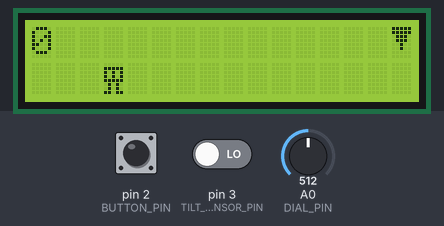
Recording of a sketch running on a simulated Arduino Uno, built with avr-gcc and run on an emulated ATmega328P. Shown: 16×2 character LCD. The test bench sets the inputs (shaded band); at power-on: pin 2 (BUTTON_PIN) HIGH, pin 3 (TILT_SENSOR_PIN) LOW, A0 (DIAL_PIN) = 512. Random numbers use the default seed unless the sketch sets one.

Above: at 1.2 s.
1.3 s: pin 2 (BUTTON_PIN) pulled LOW for 0.6 s
At 1.9 s:
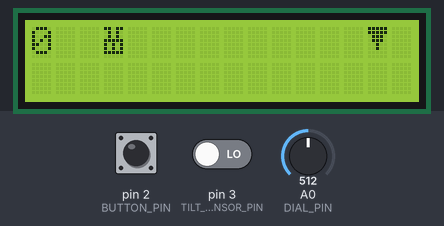
3.5 s: pin 3 (TILT_SENSOR_PIN) driven HIGH
At 3.9 s:
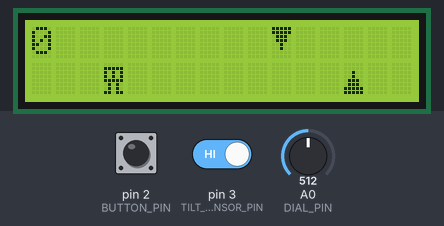
6.5 s: pin 2 (BUTTON_PIN) pulled LOW for 1 s
At 8.8 s:
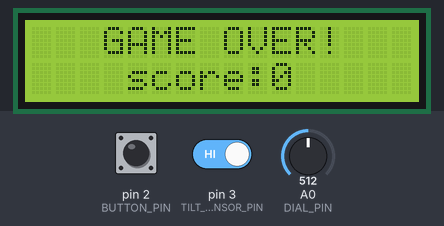
Timing chart, 0 to 10.3 s (numbered marks = the images above; inputs shaded):
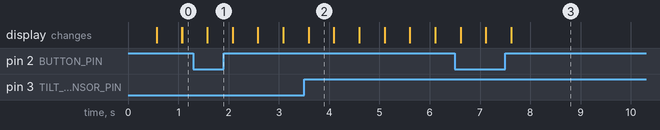

The sketch:

ArduinoGame.ino
```cpp
#include <LiquidCrystal.h>

LiquidCrystal lcd(4, 5, 6, 7, 8, 9); // initialise the LCD display with the pins it is connected to

const int DIAL_PIN = A0; // analog pin the dial is connected to
const int MAX_DIAL_VALUE = 1023;

// for 4 difficulties, calculate the boundary of the dial output at which the difficulty changes
const int DIFFICULTY_BOUNDARY = (MAX_DIAL_VALUE - 3) / 4;

const int BUTTON_PIN = 2;
const int TILT_SENSOR_PIN = 3;

const int MAX_SCORE = 99; // score required to win the game

const int MAX_QUEUE_LENGTH = 13;
const int STARTING_COLUMN = 16; // the value of LCD column that all new spikes are given when created

int delayTime; // controls the speed at which the game runs

// variables used to calculate the time an interrupt function is run for, used to debounce the button and tilt sensor
int timeInButtonInterrupt;
int prevTimeInButtonInterrupt;

int timeInTiltSensorInterrupt;
int prevTimeInTiltSensorInterrupt;

// struct used to store the location of the player and the players score
struct player {
    int row;
    int column;
    int score;
};

// struct used to store the location of a spike
struct spike {
    int row;
    int column;
};

struct player player;

// initialise an array of spikes to act as a queue for the spikes in the game
struct spike spikeQueue[MAX_QUEUE_LENGTH];

// for the queue
int front = -1;
int rear = -1;

// custom characters for the players and spikes that can be interpreted and printed by the LCD
byte bottomPlayer[8] = {
    B00000,
    B11111,
    B10101,
    B10101,
    B11111,
    B01010,
    B01010,
    B11011
};

byte topPlayer[8] = {
    B11011,
    B01010,
    B01010,
    B11111,
    B10101,
    B10101,
    B11111,
    B00000
};

byte topSpike[8] = {
    B11111,
    B11111,
    B01110,
    B01110,
    B00100,
    B00100,
    B00000,
    B00000
};

byte bottomSpike[8] = {
    B00000,
    B00000,
    B00100,
    B00100,
    B01110,
    B01110,
    B11111,
    B11111
};

void setup() {
    lcd.begin(16, 2); // specifies the LCD to have 16 columns and 2 rows

    // using analogRead on an unconnected pin allows for the random function to differ each time the program runs
    randomSeed(analogRead(1));

    // create the characters so that they can be displayed by the LCD
    lcd.createChar(0, topPlayer);
    lcd.createChar(1, bottomPlayer);
    lcd.createChar(2, topSpike);
    lcd.createChar(3, bottomSpike);

    attachInterrupt(digitalPinToInterrupt(BUTTON_PIN), buttonFunction, FALLING);
    attachInterrupt(digitalPinToInterrupt(TILT_SENSOR_PIN), tiltSensorFunction, CHANGE);

    timeInButtonInterrupt = 0;
    prevTimeInButtonInterrupt = 0;

    timeInTiltSensorInterrupt = 0;
    prevTimeInTiltSensorInterrupt = 0;

    player.column = 3;
    player.row = 1;
    player.score = 0;
}

void loop() {
    if(checkGameEnd(spikeQueue[front])) {
        gameOver();
    } else if(player.score == MAX_SCORE) {
        gameWon();
    } else {
        setDifficulty();

        // print the players score in the top left of the display
        lcd.setCursor(0, 0);
        lcd.print(player.score);

        // draw the player
        lcd.setCursor(player.column, player.row);
        lcd.write(byte(player.row));

        // generate a new spike every other two columns,
        // if a gap of two columns is not present, do not generate a spike
        if(spikeQueue[rear - 1].row == -1 && spikeQueue[rear].row == -1) {
            struct spike newSpike;
            newSpike.column = STARTING_COLUMN;
            newSpike.row = random(2); // the row of the spike is randomized
            enqueue(newSpike);
        } else {
            struct spike newSpike;
            newSpike.column = STARTING_COLUMN;
            newSpike.row = -1;
            enqueue(newSpike);
        }

        for(int i = 0; i < MAX_QUEUE_LENGTH; i++) {
                if(spikeQueue[i].column >= player.column) {
                // move the spike one column towards the player as long as the spike is not beyond the player
                spikeQueue[i].column--;

                // draw the spike with the correct orientation
                if(spikeQueue[i].row == 0) {
                    lcd.setCursor(spikeQueue[i].column, spikeQueue[i].row);
                    lcd.write(byte(2));
                } else if (spikeQueue[i].row == 1) {
                    lcd.setCursor(spikeQueue[i].column, spikeQueue[i].row);
                    lcd.write(byte(3));
                }
            }
        }

        // if the player has successfully avoided the spike at the front of the queue, increase their score
        if(checkPointScored(spikeQueue[front])) {
            player.score++;
        }

        delay(delayTime);

        lcd.clear();
    }
}

void buttonFunction() {
    timeInButtonInterrupt = millis();

    // caluclate the time the interrupt function has run for and check if it is slower than 250ms
    // if this time is not slower, then consider this a bounce and ignore
    if(timeInButtonInterrupt - prevTimeInButtonInterrupt >= 250) {
        // if  the game has not ended, switch the players row to 0 if they are not already on that row
        if(!(checkGameEnd(spikeQueue[front]) || (player.score == MAX_SCORE))) {
            if(player.row != 0) {
                player.row = 0;
            }
        }

        prevTimeInButtonInterrupt = timeInButtonInterrupt;
    }
}

void tiltSensorFunction() {
    timeInTiltSensorInterrupt = millis();

    // caluclate the time the interrupt function has run for and check if it is slower than 250ms
    // if this time is not slower, then consider this a bounce and ignore
    if(timeInTiltSensorInterrupt - prevTimeInTiltSensorInterrupt >= 250) {
        // if the game has not ended, switch the players row to 1 if they are not already on that row
        if(!(checkGameEnd(spikeQueue[front]) || (player.score == MAX_SCORE))) {
            if(player.row != 1) {
                player.row = 1;
            }
        }

        prevTimeInTiltSensorInterrupt = timeInTiltSensorInterrupt;
    }
}

// retuns true if the queue is not empty and the player has collided with the spike passed as an argument
bool checkGameEnd(struct spike leadingSpike) {
    return (!queueEmpty()) && (leadingSpike.column <= player.column && leadingSpike.row == player.row);
}

// returns true if the queue is not empty and the player has avoided the spike passed as an argument
bool checkPointScored(struct spike leadingSpike) {
    return (!queueEmpty())
        && (leadingSpike.column <= player.column && (leadingSpike.row != player.row && leadingSpike.row != -1));
}

// prints the game over message and the players final score on the LCD
void gameOver() {
    lcd.setCursor(3, 0);
    lcd.print("GAME OVER!");

    lcd.setCursor(4, 1);
    lcd.print("score:");
    lcd.print(player.score);
}

// prints the game won message on the LCD
void gameWon() {
    lcd.setCursor(4, 0);
    lcd.print("YOU WIN!");

    lcd.setCursor(4, 1);
    lcd.print("score:");
    lcd.print(player.score);
}

// uses the value from the potentiometer to change the value of the delayTime variable based on
// the calculated difficulty boundaries
void setDifficulty() {
    int dialValue = analogRead(DIAL_PIN);

    if(dialValue >= 0 && dialValue <= DIFFICULTY_BOUNDARY) {
        delayTime = 1500; // easiest difficulty
    } else if(dialValue > DIFFICULTY_BOUNDARY && dialValue <= 2 * DIFFICULTY_BOUNDARY) {
        delayTime = 1000;
    } else if(dialValue > 2 * DIFFICULTY_BOUNDARY && dialValue <= 3 * DIFFICULTY_BOUNDARY) {
        delayTime = 500;
    } else if(dialValue > 3 * DIFFICULTY_BOUNDARY && dialValue <= MAX_DIAL_VALUE) {
        delayTime = 300; // hardest difficulty
    } else {
        delayTime = 2000;
    }
}

// returns true if the queue is full
bool queueFull() {
    return (front == rear + 1) || (front == 0 && rear ==  MAX_QUEUE_LENGTH - 1);
}

// returns true if the queue is empty
bool queueEmpty() {
    return front == -1;
}

// if the queue is not full, calculate the new rear pointer of the queue and insert the spike at this position,
// otherwise, remove the front spike and run enqueue again
void enqueue(struct spike s) {
    if(!queueFull()) {
        if(front == -1) {
            front = 0;
        }

        rear = (rear + 1) % MAX_QUEUE_LENGTH;

        spikeQueue[rear] = s;
    } else {
        dequeue();
        enqueue(s);
    }
}

// if the queue is not empty, remove the spike at the front of the queue
// return the spike at this position as well
struct spike dequeue() {
    struct spike s;

    if(!queueEmpty()) {
        s = spikeQueue[front];

        if(front == rear) {
            front = -1;
            rear = -1;
        } else {
            front = (front + 1) % MAX_QUEUE_LENGTH;
        }
    }

    return s;
}
```

Measured:
- what the display in image 2 shows lasts 0.5 s, from 3.6 s to 4.1 s
